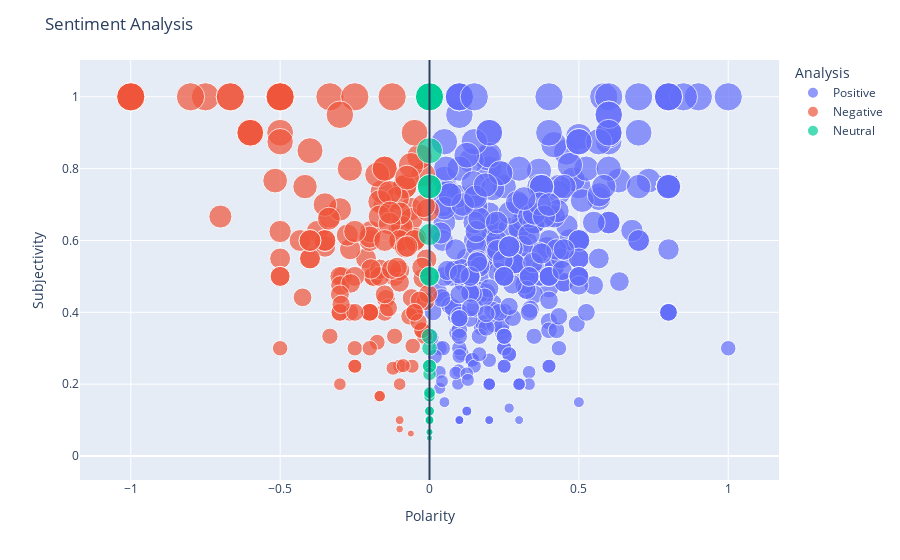

Write notebook code for a chart like this one.
### Code cell
fig = px.scatter(df_final, x='Polarity', y='Subjectivity', color='Analysis', size='Subjectivity')

fig.update_layout(title='Sentiment Analysis', \
                 shapes=[dict(type='line',
                             yref='paper', y0=0, y1=1, xref='x', x0=0, x1=0)])

fig.show()

### Figure 1 — Plotly figure (JSON) as saved in the notebook; plotly's stock layout.template omitted (floating-point values rounded to 4 significant figures; data arrays with more than 128 entries replaced by an {"elided": "..."} marker saying what was removed)
{"data": [{"hovertemplate": "Analysis=Positive<br>Polarity=%{x}<br>Subjectivity=%{marker.size}<extra></extra>", "legendgroup": "Positive", "marker": {"color": "#636efa", "size": {"elided": "384 float values"}, "sizemode": "area", "sizeref": 0.0025, "symbol": "circle"}, "mode": "markers", "name": "Positive", "orientation": "v", "showlegend": true, "type": "scatter", "x": {"elided": "384 float values"}, "xaxis": "x", "y": {"elided": "384 float values"}, "yaxis": "y"}, {"hovertemplate": "Analysis=Negative<br>Polarity=%{x}<br>Subjectivity=%{marker.size}<extra></extra>", "legendgroup": "Negative", "marker": {"color": "#EF553B", "size": {"elided": "163 float values"}, "sizemode": "area", "sizeref": 0.0025, "symbol": "circle"}, "mode": "markers", "name": "Negative", "orientation": "v", "showlegend": true, "type": "scatter", "x": {"elided": "163 float values"}, "xaxis": "x", "y": {"elided": "163 float values"}, "yaxis": "y"}, {"hovertemplate": "Analysis=Neutral<br>Polarity=%{x}<br>Subjectivity=%{marker.size}<extra></extra>", "legendgroup": "Neutral", "marker": {"color": "#00cc96", "size": {"elided": "453 float values"}, "sizemode": "area", "sizeref": 0.0025, "symbol": "circle"}, "mode": "markers", "name": "Neutral", "orientation": "v", "showlegend": true, "type": "scatter", "x": {"elided": "453 int values"}, "xaxis": "x", "y": {"elided": "453 float values"}, "yaxis": "y"}], "layout": {"legend": {"itemsizing": "constant", "title": {"text": "Analysis"}, "tracegroupgap": 0}, "margin": {"t": 60}, "shapes": [{"type": "line", "x0": 0, "x1": 0, "xref": "x", "y0": 0, "y1": 1, "yref": "paper"}], "title": {"text": "Sentiment Analysis"}, "xaxis": {"anchor": "y", "domain": [0, 1], "title": {"text": "Polarity"}}, "yaxis": {"anchor": "x", "domain": [0, 1], "title": {"text": "Subjectivity"}}}}
